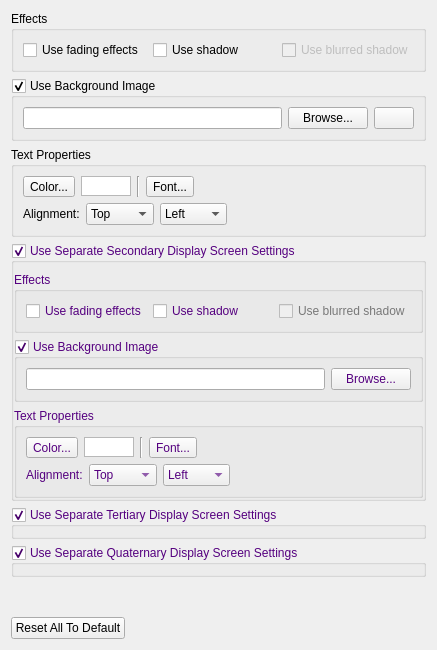
<?xml version="1.0" encoding="UTF-8"?>
<ui version="4.0">
 <class>AnnouncementSettingWidget</class>
 <widget class="QWidget" name="AnnouncementSettingWidget">
  <property name="geometry">
   <rect>
    <x>0</x>
    <y>0</y>
    <width>437</width>
    <height>650</height>
   </rect>
  </property>
  <layout class="QVBoxLayout" name="verticalLayout_2">
   <item>
    <widget class="QGroupBox" name="groupBoxEffects">
     <property name="title">
      <string>Effects</string>
     </property>
     <layout class="QHBoxLayout" name="horizontalLayout_2">
      <item>
       <widget class="QCheckBox" name="checkBoxUseFading">
        <property name="toolTip">
         <string>If checked, when switching displayed text, fades the old text out and fades the new text in .</string>
        </property>
        <property name="text">
         <string>Use fading effects</string>
        </property>
       </widget>
      </item>
      <item>
       <widget class="QCheckBox" name="checkBoxUseShadow">
        <property name="toolTip">
         <string>Useful when using a wallpaper image. Displays a fancy shadow effect.</string>
        </property>
        <property name="text">
         <string>Use shadow</string>
        </property>
       </widget>
      </item>
      <item>
       <widget class="QCheckBox" name="checkBoxUseBlurredShadow">
        <property name="enabled">
         <bool>false</bool>
        </property>
        <property name="toolTip">
         <string>Useful when using a wallpaper image. Displays a fancy shadow effect.</string>
        </property>
        <property name="text">
         <string>Use blurred shadow</string>
        </property>
       </widget>
      </item>
     </layout>
    </widget>
   </item>
   <item>
    <widget class="QGroupBox" name="groupBoxBackground">
     <property name="title">
      <string>Use Background Image</string>
     </property>
     <property name="checkable">
      <bool>true</bool>
     </property>
     <layout class="QHBoxLayout" name="horizontalLayout_4">
      <item>
       <widget class="QLineEdit" name="lineEditBackground">
        <property name="readOnly">
         <bool>true</bool>
        </property>
       </widget>
      </item>
      <item>
       <widget class="QPushButton" name="buttonBackground">
        <property name="text">
         <string>Browse...</string>
        </property>
       </widget>
      </item>
      <item>
       <widget class="QPushButton" name="pushButtonApplyToAll">
        <property name="toolTip">
         <string>Apply this background to all active backgrounds.</string>
        </property>
        <property name="icon">
         <iconset resource="softprojector.qrc">
          <normaloff>:/icons/icons/common.png</normaloff>:/icons/icons/common.png</iconset>
        </property>
       </widget>
      </item>
     </layout>
    </widget>
   </item>
   <item>
    <widget class="QGroupBox" name="groupBoxTextProperties">
     <property name="title">
      <string>Text Properties</string>
     </property>
     <layout class="QVBoxLayout" name="verticalLayout_3">
      <item>
       <layout class="QHBoxLayout" name="horizontalLayout_3">
        <item>
         <widget class="QToolButton" name="toolButtonColor">
          <property name="text">
           <string>Color...</string>
          </property>
         </widget>
        </item>
        <item>
         <widget class="QGraphicsView" name="graphicViewTextColor">
          <property name="sizePolicy">
           <sizepolicy hsizetype="Fixed" vsizetype="Fixed">
            <horstretch>0</horstretch>
            <verstretch>0</verstretch>
           </sizepolicy>
          </property>
          <property name="minimumSize">
           <size>
            <width>50</width>
            <height>20</height>
           </size>
          </property>
          <property name="maximumSize">
           <size>
            <width>50</width>
            <height>20</height>
           </size>
          </property>
         </widget>
        </item>
        <item>
         <widget class="Line" name="line">
          <property name="orientation">
           <enum>Qt::Vertical</enum>
          </property>
         </widget>
        </item>
        <item>
         <widget class="QToolButton" name="toolButtonFont">
          <property name="text">
           <string>Font...</string>
          </property>
         </widget>
        </item>
        <item>
         <widget class="QLabel" name="labelFont">
          <property name="sizePolicy">
           <sizepolicy hsizetype="Minimum" vsizetype="Preferred">
            <horstretch>0</horstretch>
            <verstretch>0</verstretch>
           </sizepolicy>
          </property>
          <property name="wordWrap">
           <bool>true</bool>
          </property>
         </widget>
        </item>
       </layout>
      </item>
      <item>
       <layout class="QHBoxLayout" name="horizontalLayout_8">
        <item>
         <widget class="QLabel" name="labelAlignment">
          <property name="text">
           <string>Alignment:</string>
          </property>
         </widget>
        </item>
        <item>
         <widget class="QComboBox" name="comboBoxVerticalAling">
          <item>
           <property name="text">
            <string>Top</string>
           </property>
          </item>
          <item>
           <property name="text">
            <string>Middle</string>
           </property>
          </item>
          <item>
           <property name="text">
            <string>Bottom</string>
           </property>
          </item>
         </widget>
        </item>
        <item>
         <widget class="QComboBox" name="comboBoxHorizontalAling">
          <item>
           <property name="text">
            <string>Left</string>
           </property>
          </item>
          <item>
           <property name="text">
            <string>Center</string>
           </property>
          </item>
          <item>
           <property name="text">
            <string>Right</string>
           </property>
          </item>
         </widget>
        </item>
        <item>
         <spacer name="horizontalSpacer_2">
          <property name="orientation">
           <enum>Qt::Horizontal</enum>
          </property>
          <property name="sizeHint" stdset="0">
           <size>
            <width>40</width>
            <height>20</height>
           </size>
          </property>
         </spacer>
        </item>
       </layout>
      </item>
     </layout>
    </widget>
   </item>
   <item>
    <widget class="QGroupBox" name="groupBoxUseDisp2">
     <property name="palette">
      <palette>
       <active>
        <colorrole role="WindowText">
         <brush brushstyle="SolidPattern">
          <color alpha="255">
           <red>85</red>
           <green>0</green>
           <blue>127</blue>
          </color>
         </brush>
        </colorrole>
        <colorrole role="Text">
         <brush brushstyle="SolidPattern">
          <color alpha="255">
           <red>85</red>
           <green>0</green>
           <blue>127</blue>
          </color>
         </brush>
        </colorrole>
        <colorrole role="ButtonText">
         <brush brushstyle="SolidPattern">
          <color alpha="255">
           <red>85</red>
           <green>0</green>
           <blue>127</blue>
          </color>
         </brush>
        </colorrole>
        <colorrole role="Highlight">
         <brush brushstyle="SolidPattern">
          <color alpha="255">
           <red>170</red>
           <green>85</green>
           <blue>255</blue>
          </color>
         </brush>
        </colorrole>
        <colorrole role="PlaceholderText">
         <brush brushstyle="NoBrush">
          <color alpha="128">
           <red>85</red>
           <green>0</green>
           <blue>127</blue>
          </color>
         </brush>
        </colorrole>
       </active>
       <inactive>
        <colorrole role="WindowText">
         <brush brushstyle="SolidPattern">
          <color alpha="255">
           <red>85</red>
           <green>0</green>
           <blue>127</blue>
          </color>
         </brush>
        </colorrole>
        <colorrole role="Text">
         <brush brushstyle="SolidPattern">
          <color alpha="255">
           <red>85</red>
           <green>0</green>
           <blue>127</blue>
          </color>
         </brush>
        </colorrole>
        <colorrole role="ButtonText">
         <brush brushstyle="SolidPattern">
          <color alpha="255">
           <red>85</red>
           <green>0</green>
           <blue>127</blue>
          </color>
         </brush>
        </colorrole>
        <colorrole role="Highlight">
         <brush brushstyle="SolidPattern">
          <color alpha="255">
           <red>170</red>
           <green>85</green>
           <blue>255</blue>
          </color>
         </brush>
        </colorrole>
        <colorrole role="PlaceholderText">
         <brush brushstyle="NoBrush">
          <color alpha="128">
           <red>85</red>
           <green>0</green>
           <blue>127</blue>
          </color>
         </brush>
        </colorrole>
       </inactive>
       <disabled>
        <colorrole role="WindowText">
         <brush brushstyle="SolidPattern">
          <color alpha="255">
           <red>120</red>
           <green>120</green>
           <blue>120</blue>
          </color>
         </brush>
        </colorrole>
        <colorrole role="Text">
         <brush brushstyle="SolidPattern">
          <color alpha="255">
           <red>120</red>
           <green>120</green>
           <blue>120</blue>
          </color>
         </brush>
        </colorrole>
        <colorrole role="ButtonText">
         <brush brushstyle="SolidPattern">
          <color alpha="255">
           <red>120</red>
           <green>120</green>
           <blue>120</blue>
          </color>
         </brush>
        </colorrole>
        <colorrole role="Highlight">
         <brush brushstyle="SolidPattern">
          <color alpha="255">
           <red>51</red>
           <green>153</green>
           <blue>255</blue>
          </color>
         </brush>
        </colorrole>
        <colorrole role="PlaceholderText">
         <brush brushstyle="NoBrush">
          <color alpha="128">
           <red>85</red>
           <green>0</green>
           <blue>127</blue>
          </color>
         </brush>
        </colorrole>
       </disabled>
      </palette>
     </property>
     <property name="title">
      <string>Use Separate Secondary Display Screen Settings</string>
     </property>
     <property name="flat">
      <bool>true</bool>
     </property>
     <property name="checkable">
      <bool>true</bool>
     </property>
     <layout class="QVBoxLayout" name="verticalLayout">
      <property name="leftMargin">
       <number>0</number>
      </property>
      <property name="rightMargin">
       <number>0</number>
      </property>
      <property name="bottomMargin">
       <number>0</number>
      </property>
      <item>
       <widget class="QGroupBox" name="groupBoxEffects2">
        <property name="palette">
         <palette>
          <active>
           <colorrole role="WindowText">
            <brush brushstyle="SolidPattern">
             <color alpha="255">
              <red>85</red>
              <green>0</green>
              <blue>127</blue>
             </color>
            </brush>
           </colorrole>
          </active>
          <inactive>
           <colorrole role="WindowText">
            <brush brushstyle="SolidPattern">
             <color alpha="255">
              <red>85</red>
              <green>0</green>
              <blue>127</blue>
             </color>
            </brush>
           </colorrole>
          </inactive>
          <disabled>
           <colorrole role="WindowText">
            <brush brushstyle="SolidPattern">
             <color alpha="255">
              <red>120</red>
              <green>120</green>
              <blue>120</blue>
             </color>
            </brush>
           </colorrole>
          </disabled>
         </palette>
        </property>
        <property name="title">
         <string>Effects</string>
        </property>
        <layout class="QHBoxLayout" name="horizontalLayout_7">
         <item>
          <widget class="QCheckBox" name="checkBoxUseFading2">
           <property name="toolTip">
            <string>If checked, when switching displayed text, fades the old text out and fades the new text in .</string>
           </property>
           <property name="text">
            <string>Use fading effects</string>
           </property>
          </widget>
         </item>
         <item>
          <widget class="QCheckBox" name="checkBoxUseShadow2">
           <property name="toolTip">
            <string>Useful when using a wallpaper image. Displays a fancy shadow effect.</string>
           </property>
           <property name="text">
            <string>Use shadow</string>
           </property>
          </widget>
         </item>
         <item>
          <widget class="QCheckBox" name="checkBoxUseBlurredShadow2">
           <property name="enabled">
            <bool>false</bool>
           </property>
           <property name="toolTip">
            <string>Useful when using a wallpaper image. Displays a fancy shadow effect.</string>
           </property>
           <property name="text">
            <string>Use blurred shadow</string>
           </property>
          </widget>
         </item>
        </layout>
       </widget>
      </item>
      <item>
       <widget class="QGroupBox" name="groupBoxBackground2">
        <property name="palette">
         <palette>
          <active>
           <colorrole role="WindowText">
            <brush brushstyle="SolidPattern">
             <color alpha="255">
              <red>85</red>
              <green>0</green>
              <blue>127</blue>
             </color>
            </brush>
           </colorrole>
          </active>
          <inactive>
           <colorrole role="WindowText">
            <brush brushstyle="SolidPattern">
             <color alpha="255">
              <red>85</red>
              <green>0</green>
              <blue>127</blue>
             </color>
            </brush>
           </colorrole>
          </inactive>
          <disabled>
           <colorrole role="WindowText">
            <brush brushstyle="SolidPattern">
             <color alpha="255">
              <red>120</red>
              <green>120</green>
              <blue>120</blue>
             </color>
            </brush>
           </colorrole>
          </disabled>
         </palette>
        </property>
        <property name="title">
         <string>Use Background Image</string>
        </property>
        <property name="checkable">
         <bool>true</bool>
        </property>
        <layout class="QHBoxLayout" name="horizontalLayout_5">
         <item>
          <widget class="QLineEdit" name="lineEditBackground2">
           <property name="readOnly">
            <bool>true</bool>
           </property>
          </widget>
         </item>
         <item>
          <widget class="QPushButton" name="buttonBackground2">
           <property name="text">
            <string>Browse...</string>
           </property>
          </widget>
         </item>
        </layout>
       </widget>
      </item>
      <item>
       <widget class="QGroupBox" name="groupBoxTextProperties2">
        <property name="palette">
         <palette>
          <active>
           <colorrole role="WindowText">
            <brush brushstyle="SolidPattern">
             <color alpha="255">
              <red>85</red>
              <green>0</green>
              <blue>127</blue>
             </color>
            </brush>
           </colorrole>
          </active>
          <inactive>
           <colorrole role="WindowText">
            <brush brushstyle="SolidPattern">
             <color alpha="255">
              <red>85</red>
              <green>0</green>
              <blue>127</blue>
             </color>
            </brush>
           </colorrole>
          </inactive>
          <disabled>
           <colorrole role="WindowText">
            <brush brushstyle="SolidPattern">
             <color alpha="255">
              <red>120</red>
              <green>120</green>
              <blue>120</blue>
             </color>
            </brush>
           </colorrole>
          </disabled>
         </palette>
        </property>
        <property name="title">
         <string>Text Properties</string>
        </property>
        <layout class="QVBoxLayout" name="verticalLayout_4">
         <item>
          <layout class="QHBoxLayout" name="horizontalLayout_6">
           <item>
            <widget class="QToolButton" name="toolButtonColor2">
             <property name="text">
              <string>Color...</string>
             </property>
            </widget>
           </item>
           <item>
            <widget class="QGraphicsView" name="graphicViewTextColor2">
             <property name="sizePolicy">
              <sizepolicy hsizetype="Fixed" vsizetype="Fixed">
               <horstretch>0</horstretch>
               <verstretch>0</verstretch>
              </sizepolicy>
             </property>
             <property name="minimumSize">
              <size>
               <width>50</width>
               <height>20</height>
              </size>
             </property>
             <property name="maximumSize">
              <size>
               <width>50</width>
               <height>20</height>
              </size>
             </property>
            </widget>
           </item>
           <item>
            <widget class="Line" name="line2">
             <property name="orientation">
              <enum>Qt::Vertical</enum>
             </property>
            </widget>
           </item>
           <item>
            <widget class="QToolButton" name="toolButtonFont2">
             <property name="text">
              <string>Font...</string>
             </property>
            </widget>
           </item>
           <item>
            <widget class="QLabel" name="labelFont2">
             <property name="sizePolicy">
              <sizepolicy hsizetype="Minimum" vsizetype="Preferred">
               <horstretch>0</horstretch>
               <verstretch>0</verstretch>
              </sizepolicy>
             </property>
             <property name="wordWrap">
              <bool>true</bool>
             </property>
            </widget>
           </item>
          </layout>
         </item>
         <item>
          <layout class="QHBoxLayout" name="horizontalLayout_9">
           <item>
            <widget class="QLabel" name="labelAlignmentl2">
             <property name="text">
              <string>Alignment:</string>
             </property>
            </widget>
           </item>
           <item>
            <widget class="QComboBox" name="comboBoxVerticalAling2">
             <item>
              <property name="text">
               <string>Top</string>
              </property>
             </item>
             <item>
              <property name="text">
               <string>Middle</string>
              </property>
             </item>
             <item>
              <property name="text">
               <string>Bottom</string>
              </property>
             </item>
            </widget>
           </item>
           <item>
            <widget class="QComboBox" name="comboBoxHorizontalAling2">
             <item>
              <property name="text">
               <string>Left</string>
              </property>
             </item>
             <item>
              <property name="text">
               <string>Center</string>
              </property>
             </item>
             <item>
              <property name="text">
               <string>Right</string>
              </property>
             </item>
            </widget>
           </item>
           <item>
            <spacer name="horizontalSpacer15">
             <property name="orientation">
              <enum>Qt::Horizontal</enum>
             </property>
             <property name="sizeHint" stdset="0">
              <size>
               <width>59</width>
               <height>20</height>
              </size>
             </property>
            </spacer>
           </item>
          </layout>
         </item>
        </layout>
       </widget>
      </item>
     </layout>
    </widget>
   </item>
   <item>
    <widget class="QGroupBox" name="groupBoxUseDisp3">
     <property name="palette">
      <palette>
       <active>
        <colorrole role="WindowText">
         <brush brushstyle="SolidPattern">
          <color alpha="255">
           <red>85</red>
           <green>0</green>
           <blue>127</blue>
          </color>
         </brush>
        </colorrole>
        <colorrole role="Text">
         <brush brushstyle="SolidPattern">
          <color alpha="255">
           <red>85</red>
           <green>0</green>
           <blue>127</blue>
          </color>
         </brush>
        </colorrole>
        <colorrole role="ButtonText">
         <brush brushstyle="SolidPattern">
          <color alpha="255">
           <red>85</red>
           <green>0</green>
           <blue>127</blue>
          </color>
         </brush>
        </colorrole>
        <colorrole role="Highlight">
         <brush brushstyle="SolidPattern">
          <color alpha="255">
           <red>170</red>
           <green>85</green>
           <blue>255</blue>
          </color>
         </brush>
        </colorrole>
        <colorrole role="PlaceholderText">
         <brush brushstyle="SolidPattern">
          <color alpha="128">
           <red>85</red>
           <green>0</green>
           <blue>127</blue>
          </color>
         </brush>
        </colorrole>
       </active>
       <inactive>
        <colorrole role="WindowText">
         <brush brushstyle="SolidPattern">
          <color alpha="255">
           <red>85</red>
           <green>0</green>
           <blue>127</blue>
          </color>
         </brush>
        </colorrole>
        <colorrole role="Text">
         <brush brushstyle="SolidPattern">
          <color alpha="255">
           <red>85</red>
           <green>0</green>
           <blue>127</blue>
          </color>
         </brush>
        </colorrole>
        <colorrole role="ButtonText">
         <brush brushstyle="SolidPattern">
          <color alpha="255">
           <red>85</red>
           <green>0</green>
           <blue>127</blue>
          </color>
         </brush>
        </colorrole>
        <colorrole role="Highlight">
         <brush brushstyle="SolidPattern">
          <color alpha="255">
           <red>170</red>
           <green>85</green>
           <blue>255</blue>
          </color>
         </brush>
        </colorrole>
        <colorrole role="PlaceholderText">
         <brush brushstyle="SolidPattern">
          <color alpha="128">
           <red>85</red>
           <green>0</green>
           <blue>127</blue>
          </color>
         </brush>
        </colorrole>
       </inactive>
       <disabled>
        <colorrole role="WindowText">
         <brush brushstyle="SolidPattern">
          <color alpha="255">
           <red>120</red>
           <green>120</green>
           <blue>120</blue>
          </color>
         </brush>
        </colorrole>
        <colorrole role="Text">
         <brush brushstyle="SolidPattern">
          <color alpha="255">
           <red>120</red>
           <green>120</green>
           <blue>120</blue>
          </color>
         </brush>
        </colorrole>
        <colorrole role="ButtonText">
         <brush brushstyle="SolidPattern">
          <color alpha="255">
           <red>120</red>
           <green>120</green>
           <blue>120</blue>
          </color>
         </brush>
        </colorrole>
        <colorrole role="Highlight">
         <brush brushstyle="SolidPattern">
          <color alpha="255">
           <red>0</red>
           <green>120</green>
           <blue>215</blue>
          </color>
         </brush>
        </colorrole>
        <colorrole role="PlaceholderText">
         <brush brushstyle="SolidPattern">
          <color alpha="128">
           <red>0</red>
           <green>0</green>
           <blue>0</blue>
          </color>
         </brush>
        </colorrole>
       </disabled>
      </palette>
     </property>
     <property name="title">
      <string>Use Separate Tertiary Display Screen Settings</string>
     </property>
     <property name="flat">
      <bool>true</bool>
     </property>
     <property name="checkable">
      <bool>true</bool>
     </property>
     <layout class="QVBoxLayout" name="verticalLayout_5">
      <property name="leftMargin">
       <number>0</number>
      </property>
      <property name="topMargin">
       <number>9</number>
      </property>
      <property name="rightMargin">
       <number>0</number>
      </property>
      <property name="bottomMargin">
       <number>0</number>
      </property>
     </layout>
    </widget>
   </item>
   <item>
    <widget class="QGroupBox" name="groupBoxUseDisp4">
     <property name="palette">
      <palette>
       <active>
        <colorrole role="WindowText">
         <brush brushstyle="SolidPattern">
          <color alpha="255">
           <red>85</red>
           <green>0</green>
           <blue>127</blue>
          </color>
         </brush>
        </colorrole>
        <colorrole role="Text">
         <brush brushstyle="SolidPattern">
          <color alpha="255">
           <red>85</red>
           <green>0</green>
           <blue>127</blue>
          </color>
         </brush>
        </colorrole>
        <colorrole role="ButtonText">
         <brush brushstyle="SolidPattern">
          <color alpha="255">
           <red>85</red>
           <green>0</green>
           <blue>127</blue>
          </color>
         </brush>
        </colorrole>
        <colorrole role="Highlight">
         <brush brushstyle="SolidPattern">
          <color alpha="255">
           <red>170</red>
           <green>85</green>
           <blue>255</blue>
          </color>
         </brush>
        </colorrole>
        <colorrole role="PlaceholderText">
         <brush brushstyle="SolidPattern">
          <color alpha="128">
           <red>85</red>
           <green>0</green>
           <blue>127</blue>
          </color>
         </brush>
        </colorrole>
       </active>
       <inactive>
        <colorrole role="WindowText">
         <brush brushstyle="SolidPattern">
          <color alpha="255">
           <red>85</red>
           <green>0</green>
           <blue>127</blue>
          </color>
         </brush>
        </colorrole>
        <colorrole role="Text">
         <brush brushstyle="SolidPattern">
          <color alpha="255">
           <red>85</red>
           <green>0</green>
           <blue>127</blue>
          </color>
         </brush>
        </colorrole>
        <colorrole role="ButtonText">
         <brush brushstyle="SolidPattern">
          <color alpha="255">
           <red>85</red>
           <green>0</green>
           <blue>127</blue>
          </color>
         </brush>
        </colorrole>
        <colorrole role="Highlight">
         <brush brushstyle="SolidPattern">
          <color alpha="255">
           <red>170</red>
           <green>85</green>
           <blue>255</blue>
          </color>
         </brush>
        </colorrole>
        <colorrole role="PlaceholderText">
         <brush brushstyle="SolidPattern">
          <color alpha="128">
           <red>85</red>
           <green>0</green>
           <blue>127</blue>
          </color>
         </brush>
        </colorrole>
       </inactive>
       <disabled>
        <colorrole role="WindowText">
         <brush brushstyle="SolidPattern">
          <color alpha="255">
           <red>120</red>
           <green>120</green>
           <blue>120</blue>
          </color>
         </brush>
        </colorrole>
        <colorrole role="Text">
         <brush brushstyle="SolidPattern">
          <color alpha="255">
           <red>120</red>
           <green>120</green>
           <blue>120</blue>
          </color>
         </brush>
        </colorrole>
        <colorrole role="ButtonText">
         <brush brushstyle="SolidPattern">
          <color alpha="255">
           <red>120</red>
           <green>120</green>
           <blue>120</blue>
          </color>
         </brush>
        </colorrole>
        <colorrole role="Highlight">
         <brush brushstyle="SolidPattern">
          <color alpha="255">
           <red>0</red>
           <green>120</green>
           <blue>215</blue>
          </color>
         </brush>
        </colorrole>
        <colorrole role="PlaceholderText">
         <brush brushstyle="SolidPattern">
          <color alpha="128">
           <red>0</red>
           <green>0</green>
           <blue>0</blue>
          </color>
         </brush>
        </colorrole>
       </disabled>
      </palette>
     </property>
     <property name="title">
      <string>Use Separate Quaternary Display Screen Settings</string>
     </property>
     <property name="flat">
      <bool>true</bool>
     </property>
     <property name="checkable">
      <bool>true</bool>
     </property>
     <layout class="QVBoxLayout" name="verticalLayout_6">
      <property name="leftMargin">
       <number>0</number>
      </property>
      <property name="topMargin">
       <number>9</number>
      </property>
      <property name="rightMargin">
       <number>0</number>
      </property>
      <property name="bottomMargin">
       <number>0</number>
      </property>
     </layout>
    </widget>
   </item>
   <item>
    <spacer name="verticalSpacer">
     <property name="orientation">
      <enum>Qt::Vertical</enum>
     </property>
     <property name="sizeHint" stdset="0">
      <size>
       <width>20</width>
       <height>0</height>
      </size>
     </property>
    </spacer>
   </item>
   <item>
    <layout class="QHBoxLayout" name="horizontalLayout">
     <item>
      <widget class="QPushButton" name="pushButtonDefault">
       <property name="text">
        <string>Reset All To Default</string>
       </property>
      </widget>
     </item>
     <item>
      <spacer name="horizontalSpacer">
       <property name="orientation">
        <enum>Qt::Horizontal</enum>
       </property>
       <property name="sizeHint" stdset="0">
        <size>
         <width>40</width>
         <height>20</height>
        </size>
       </property>
      </spacer>
     </item>
    </layout>
   </item>
  </layout>
 </widget>
 <tabstops>
  <tabstop>checkBoxUseFading</tabstop>
  <tabstop>checkBoxUseShadow</tabstop>
  <tabstop>checkBoxUseBlurredShadow</tabstop>
  <tabstop>groupBoxBackground</tabstop>
  <tabstop>buttonBackground</tabstop>
  <tabstop>lineEditBackground</tabstop>
  <tabstop>toolButtonColor</tabstop>
  <tabstop>graphicViewTextColor</tabstop>
  <tabstop>toolButtonFont</tabstop>
  <tabstop>comboBoxVerticalAling</tabstop>
  <tabstop>comboBoxHorizontalAling</tabstop>
  <tabstop>groupBoxUseDisp2</tabstop>
  <tabstop>checkBoxUseFading2</tabstop>
  <tabstop>checkBoxUseShadow2</tabstop>
  <tabstop>checkBoxUseBlurredShadow2</tabstop>
  <tabstop>groupBoxBackground2</tabstop>
  <tabstop>buttonBackground2</tabstop>
  <tabstop>lineEditBackground2</tabstop>
  <tabstop>toolButtonColor2</tabstop>
  <tabstop>graphicViewTextColor2</tabstop>
  <tabstop>toolButtonFont2</tabstop>
  <tabstop>comboBoxVerticalAling2</tabstop>
  <tabstop>comboBoxHorizontalAling2</tabstop>
  <tabstop>pushButtonDefault</tabstop>
 </tabstops>
 <resources>
  <include location="softprojector.qrc"/>
 </resources>
 <connections/>
</ui>
